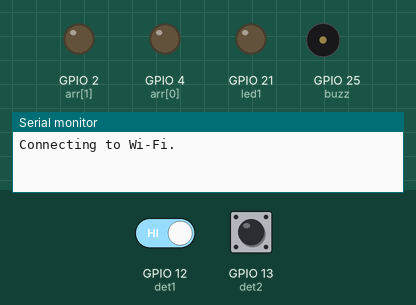
This sketch was run on a simulated ESP8266 (NodeMCU). Shown: output pins drawn as LEDs (lit = HIGH), buzzer (waves = sounding, pin HIGH), the last lines printed to the serial monitor. The test bench sets the inputs (shaded band); at power-on: GPIO 12 (det1) HIGH, GPIO 13 (det2) HIGH. WiFi joins after 1.5 s; servers stay silent unless stated; the Firebase database answers and starts empty.

Above: at 0.1 s.
At 2.8 s:
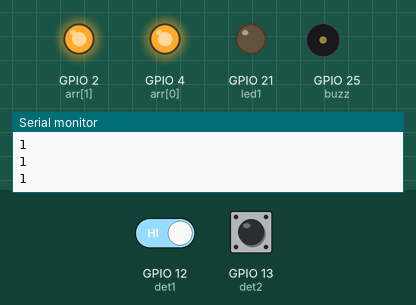
2.9 s: GPIO 12 (det1) driven LOW
At 3.5 s:
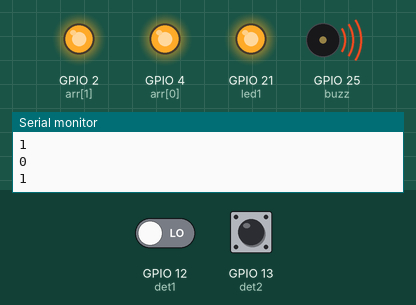
Timing chart, 0 to 5.9 s (numbered marks = the images above; inputs shaded):
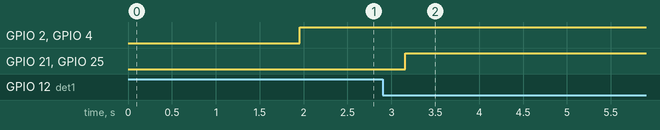

The sketch:

ControlCode_v2.ino
```cpp
#include <Arduino.h>
#if defined(ESP32)
  #include <WiFi.h>
#elif defined(ESP8266)
  #include <ESP8266WiFi.h>
#endif
#include <Firebase_ESP_Client.h>

//Provide the token generation process info.
#include "addons/TokenHelper.h"
//Provide the RTDB payload printing info and other helper functions.
#include "addons/RTDBHelper.h"

// Insert your network credentials
#define WIFI_SSID "mani"
#define WIFI_PASSWORD "12345678"

// Insert Firebase project API Key
#define API_KEY "AIzaSyArWtqhQpSI9ZZVcxOLXg8Mu3SWMyLWl2A"

// Insert RTDB URLefine the RTDB URL */
#define DATABASE_URL "https://control-app-9077c-default-rtdb.firebaseio.com"

//Define Firebase Data object
FirebaseData fbdo;

FirebaseAuth auth;
FirebaseConfig config;
bool signupOK = false;
int det1=12;
int det2=13;
int buzz=25;
int led1=21;
int arr[]={4,2};
void setup(){
  Serial.begin(9600);
  pinMode(det1,INPUT);
  pinMode(det2,INPUT);
  pinMode(buzz,OUTPUT);
  pinMode(led1,OUTPUT);
  for(int i=0;i<2;i++){
    pinMode(arr[i],OUTPUT);
  }
   WiFi.begin(WIFI_SSID, WIFI_PASSWORD);
  Serial.print("Connecting to Wi-Fi");
  while (WiFi.status() != WL_CONNECTED){
    Serial.print(".");
    delay(300);
  }
  Serial.println();
  Serial.print("Connected with IP: ");
  Serial.println(WiFi.localIP());
  Serial.println();

  /* Assign the api key (required) */
  config.api_key = API_KEY;

  /* Assign the RTDB URL (required) */
  config.database_url = DATABASE_URL;

  /* Sign up */
  if (Firebase.signUp(&config, &auth, "", "")){
    Serial.println("ok");
    signupOK = true;
  }
  else{
    Serial.printf("%s\n", config.signer.signupError.message.c_str());
  }

  /* Assign the callback function for the long running token generation task */
  config.token_status_callback = tokenStatusCallback; //see addons/TokenHelper.h

  Firebase.begin(&config, &auth);
  Firebase.reconnectWiFi(true);
  //Setting To Initial State
  Firebase.RTDB.setInt(&fbdo, "sensing",1);

}
int buzzing=0;
int sensing=1;
void loop(){
     if (Firebase.ready()){
  if (Firebase.RTDB.getInt(&fbdo, "buzzing")) {
      if (fbdo.dataType() == "int") {
        buzzing = fbdo.intData();
      }
    }
    }
        if (Firebase.ready()){
  if (Firebase.RTDB.getInt(&fbdo, "sensing")) {
      if (fbdo.dataType() == "int") {
        sensing = fbdo.intData();
      }
    }
    }
  int out1=digitalRead(det1);
  int out2=digitalRead(det2);
  Serial.println(out1);
  Serial.println(out2);
  for(int i=0;i<2;i++){
    digitalWrite(arr[i],OUTPUT);
  }
  if(buzzing==1){
     digitalWrite(led1,HIGH);
    digitalWrite(buzz,HIGH);
  }
  else{
    digitalWrite(buzz,LOW);
    digitalWrite(led1,LOW);
  }
  if((out1==LOW || out2==LOW) && sensing==1){
     digitalWrite(led1,HIGH);
    digitalWrite(buzz,HIGH);
    Firebase.RTDB.setInt(&fbdo, "buzzing",1);
  }
}
```

Measured:
- after the input at 2.9 s, GPIO 21 (led1), GPIO 25 (buzz): LOW → HIGH after 0.26 s
